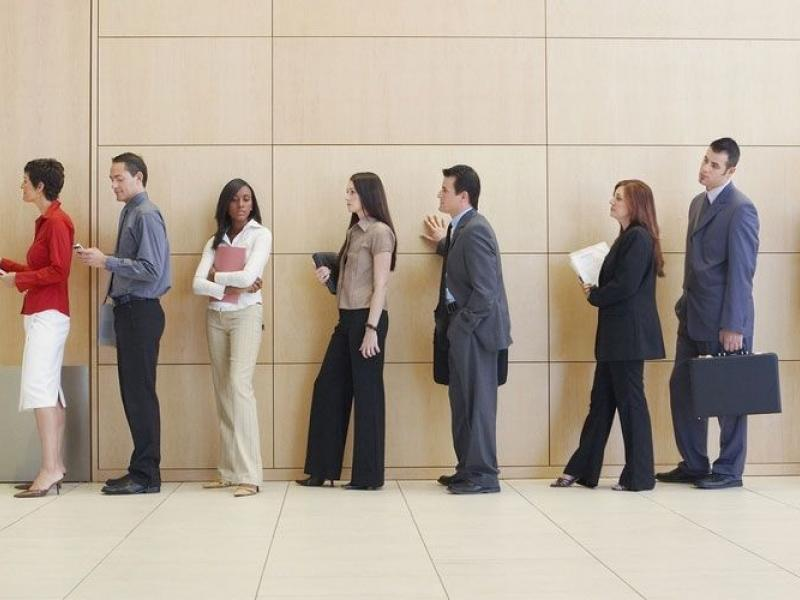
#> input picture images/test2.jpg, 800 x 600 px
$ python image_polluter.py
#> lines starting #> are read from the running program, lines starting #| are printed output that depends on the picture
#> further down, img is the input picture: shape (600, 800, 3); mean B, G, R 152.5, 166, 178.5
import cv2
import numpy as np


class ImagePolluter:
    def darken(self, image: np.ndarray, factor: float) -> np.ndarray:
#> called with factor = 0.5
        return cv2.addWeighted(image, 1 - factor, np.zeros(image.shape, image.dtype), 0, 0)
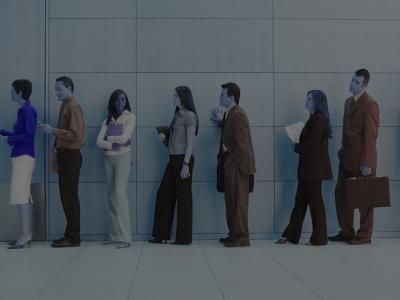
#> returned value: shape (600, 800, 3) (shown at 1/2 size); mean of channels 0, 1, 2 89.3, 83, 76.2; drawn as B, G, R

    def lighten(self, image: np.ndarray, factor: float) -> np.ndarray:
#> called with factor = 0.5
        return cv2.addWeighted(image, 1, np.zeros(image.shape, image.dtype), 0, 255 * factor)
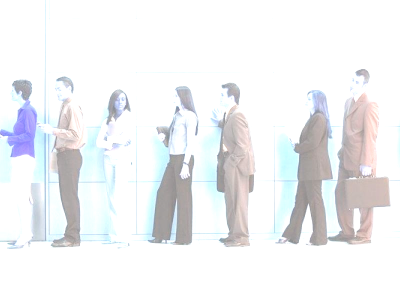
#> returned value: shape (600, 800, 3) (shown at 1/2 size); mean of channels 0, 1, 2 242.3, 240.7, 239.5; drawn as B, G, R

    def blur(self, image: np.ndarray, factor: float) -> np.ndarray:
#> called with factor = 2
        return cv2.GaussianBlur(image, (0, 0), factor)
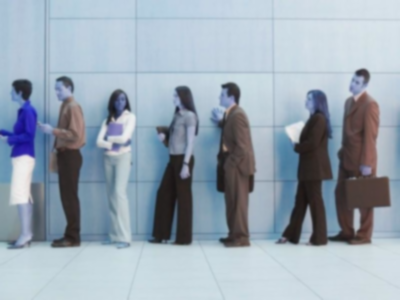
#> returned value: shape (600, 800, 3) (shown at 1/2 size); mean of channels 0, 1, 2 178.5, 166, 152.5; drawn as B, G, R

    def add_noise(self, image: np.ndarray, factor: float) -> np.ndarray:
#> called with factor = 1.2
        row, col, ch = image.shape
        mean = 0
        var = 0.1
        sigma = var ** 0.5
        gauss = np.random.normal(mean, sigma, (row, col, ch))
        gauss = gauss.reshape(row, col, ch)
        noisy = image + image * gauss * factor
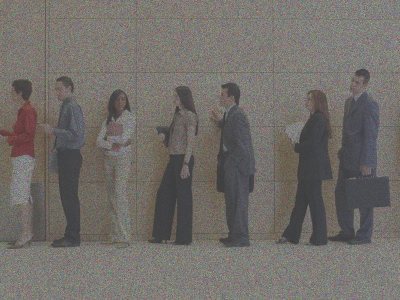
#> noisy: shape (600, 800, 3) float64 (shown at 1/2 size); mean R, G, B 178.5, 166.2, 152.5; drawn with min black and max white
        return noisy.astype(np.uint8)
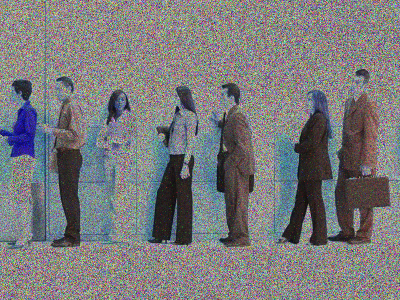
#> returned value: shape (600, 800, 3) (shown at 1/2 size); mean of channels 0, 1, 2 123.3, 122.1, 122; drawn as B, G, R

    def add_salt_pepper_noise(self, image: np.ndarray, factor: float) -> np.ndarray:
#> called with factor = 10
        row, col, ch = image.shape
        s_vs_p = 0.5
        amount = 0.004
        out = image.copy()
        # Salt mode
        num_salt = np.ceil(amount * image.size * s_vs_p * factor)
        coords = [np.random.randint(0, i - 1, int(num_salt))
                  for i in image.shape]
        out[tuple(coords)] = 1

        # Pepper mode
        num_pepper = np.ceil(amount * image.size * (1. - s_vs_p) * factor)
        coords = [np.random.randint(0, i - 1, int(num_pepper))
                  for i in image.shape]
        out[tuple(coords)] = 0
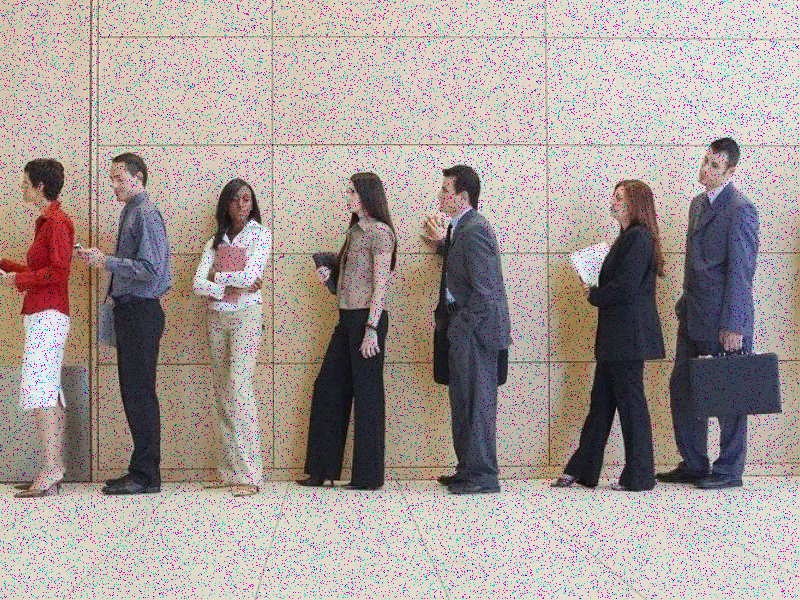
#> out: shape (600, 800, 3); mean R, G, B 168.2, 156.4, 152.5
        return out


if __name__ == "__main__":
    from os import path
    import matplotlib.pyplot as plt

    img = cv2.imread(path.join("images", "test2.jpg"))
    img = cv2.cvtColor(img, cv2.COLOR_BGR2RGB)

    polluter = ImagePolluter()

    fig = plt.figure(figsize=(6, 12))

    fig.add_subplot(3, 2, 1)
    plt.imshow(img)
    plt.title("Original")

    fig.add_subplot(3, 2, 2)
    plt.imshow(polluter.darken(img, 0.5))
    plt.title("Darkened")

    fig.add_subplot(3, 2, 3)
    plt.imshow(polluter.lighten(img, 0.5))
    plt.title("Lightened")

    fig.add_subplot(3, 2, 4)
    plt.imshow(polluter.blur(img, 2))
    plt.title("Blurred")

    fig.add_subplot(3, 2, 5)
    plt.imshow(polluter.add_noise(img, 1.2))
    plt.title("Noisy")

    fig.add_subplot(3, 2, 6)
    plt.imshow(polluter.add_salt_pepper_noise(img, 10))
    plt.title("Salt and Pepper")

    plt.show()

$ run again, with images/test3.jpg copied over images/test2.jpg
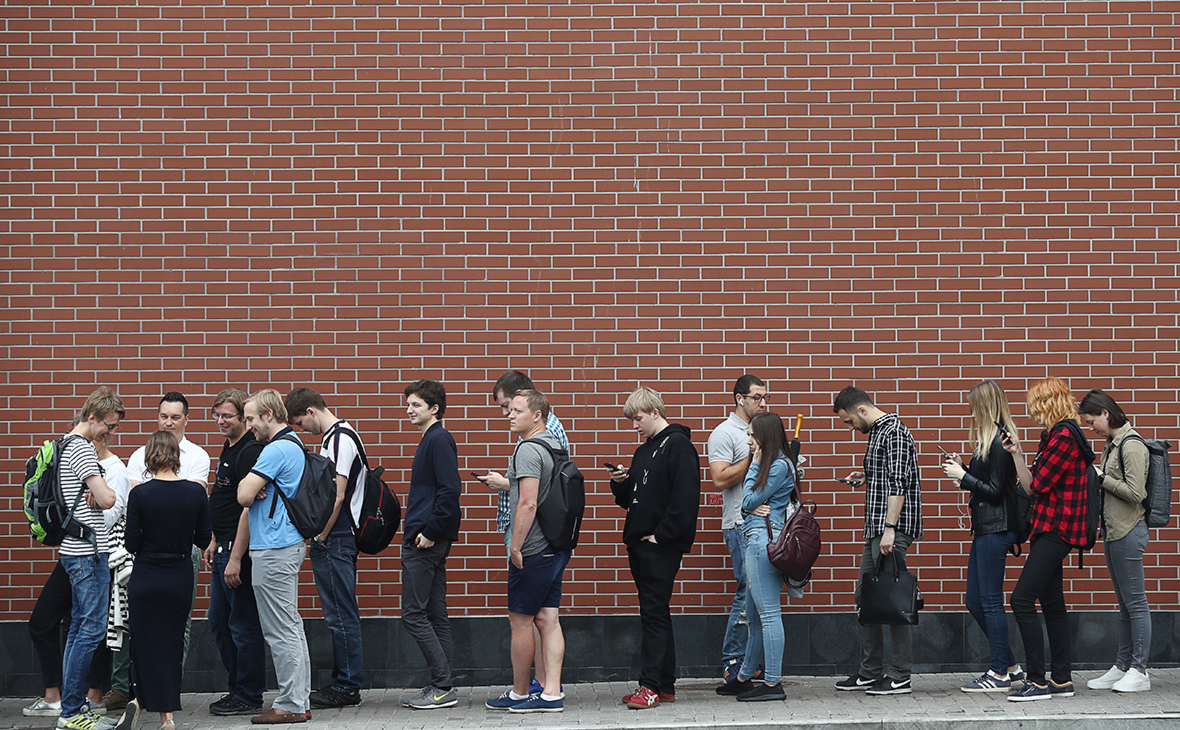
#> input picture images/test3.jpg, 1180 x 730 px
#> img is the input picture: shape (730, 1180, 3); mean B, G, R 85.9, 91.8, 116.5
#> in add_noise, `return noisy.astype(np.uint8)`:
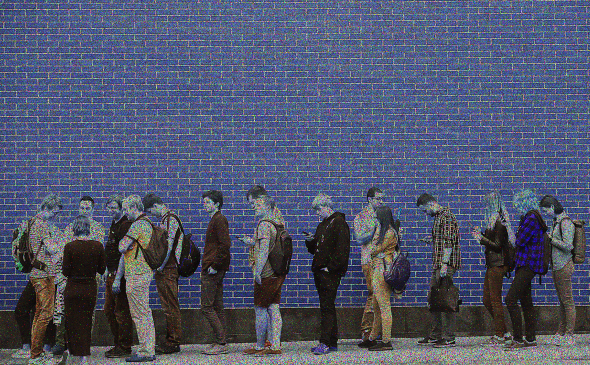
#> returned value: shape (730, 1180, 3) (shown at 1/2 size); mean of channels 0, 1, 2 109.4, 85.5, 79.3; drawn as B, G, R
#> in add_salt_pepper_noise, `out[tuple(coords)] = 0`:
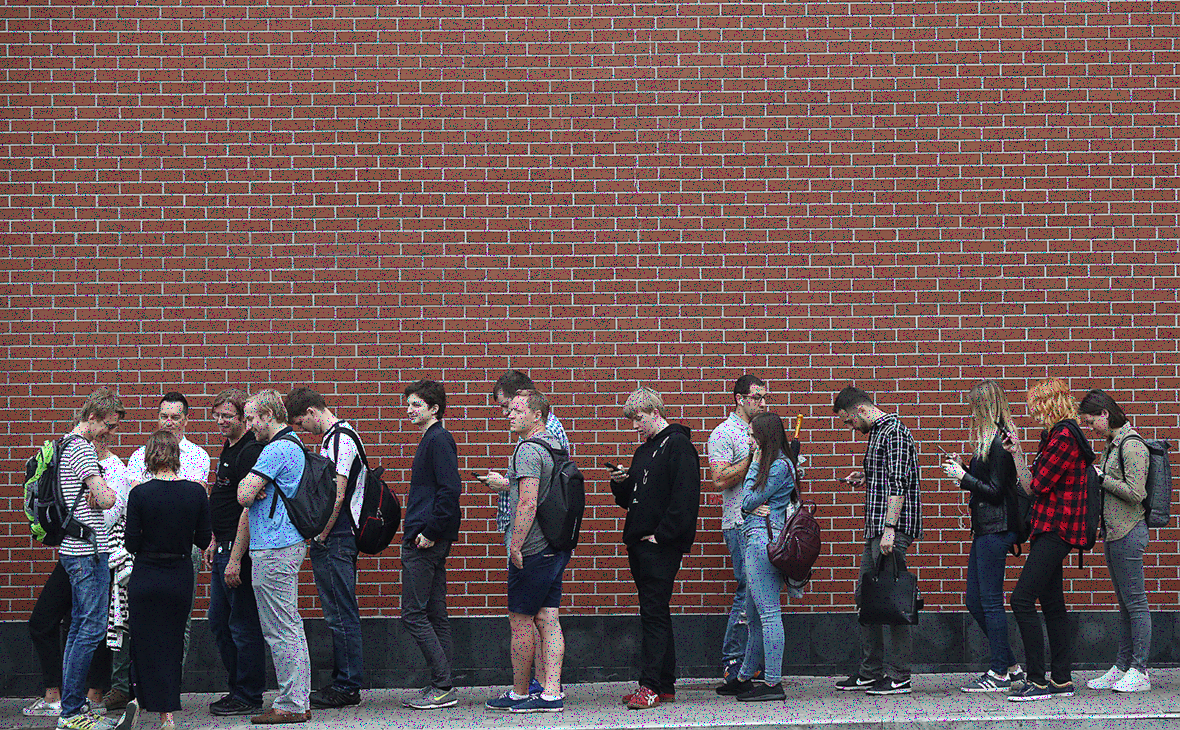
#> out: shape (730, 1180, 3); mean R, G, B 109.7, 86.5, 85.9

$ run again, with images/test5.jpg copied over images/test2.jpg
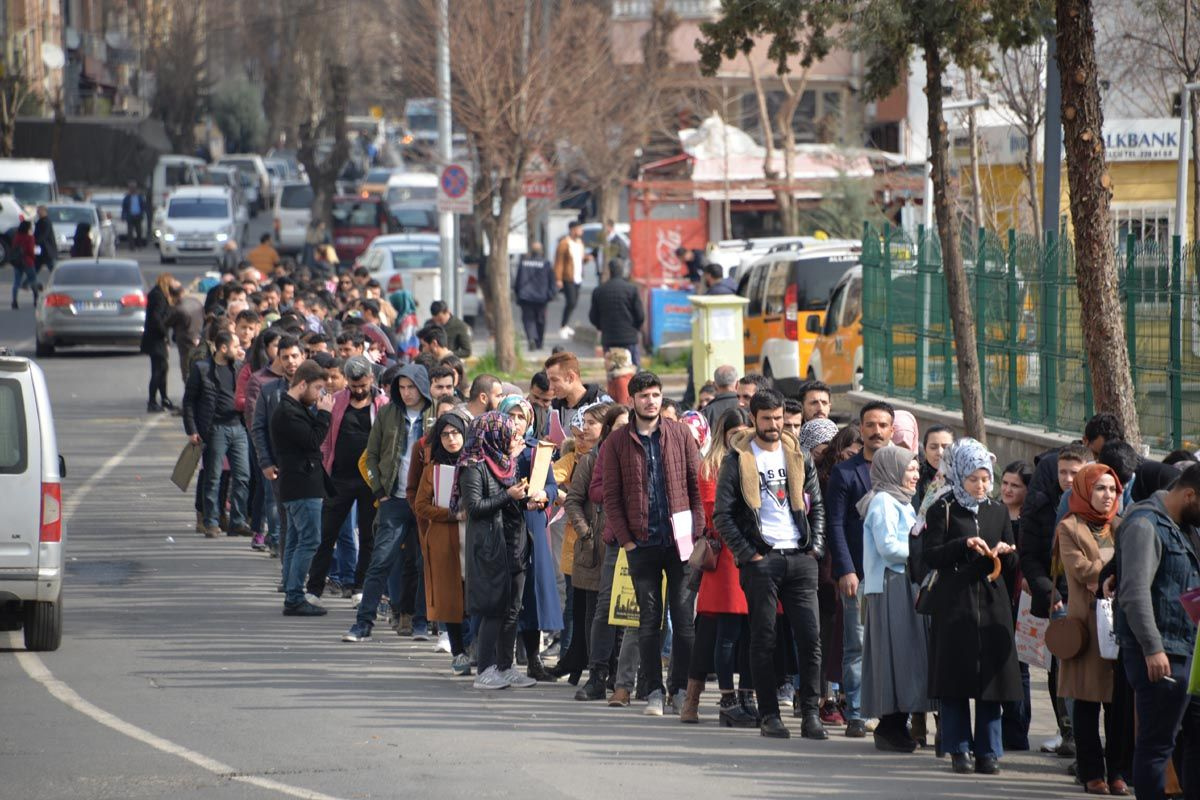
#> input picture images/test5.jpg, 1200 x 800 px
#> img is the input picture: shape (800, 1200, 3); mean B, G, R 100.7, 102.4, 107.8
#> in add_noise, `return noisy.astype(np.uint8)`:
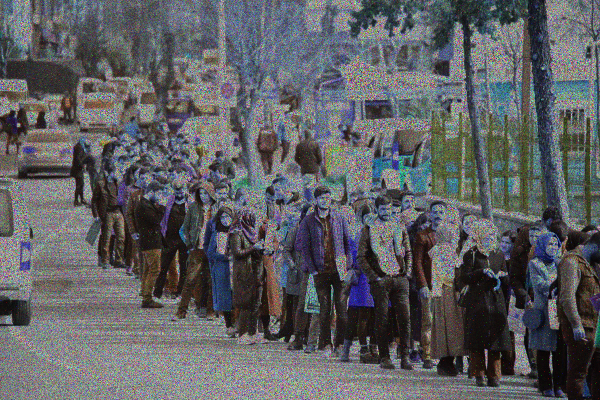
#> returned value: shape (800, 1200, 3) (shown at 1/2 size); mean of channels 0, 1, 2 97.9, 94.8, 93.7; drawn as B, G, R
#> in add_salt_pepper_noise, `out[tuple(coords)] = 0`:
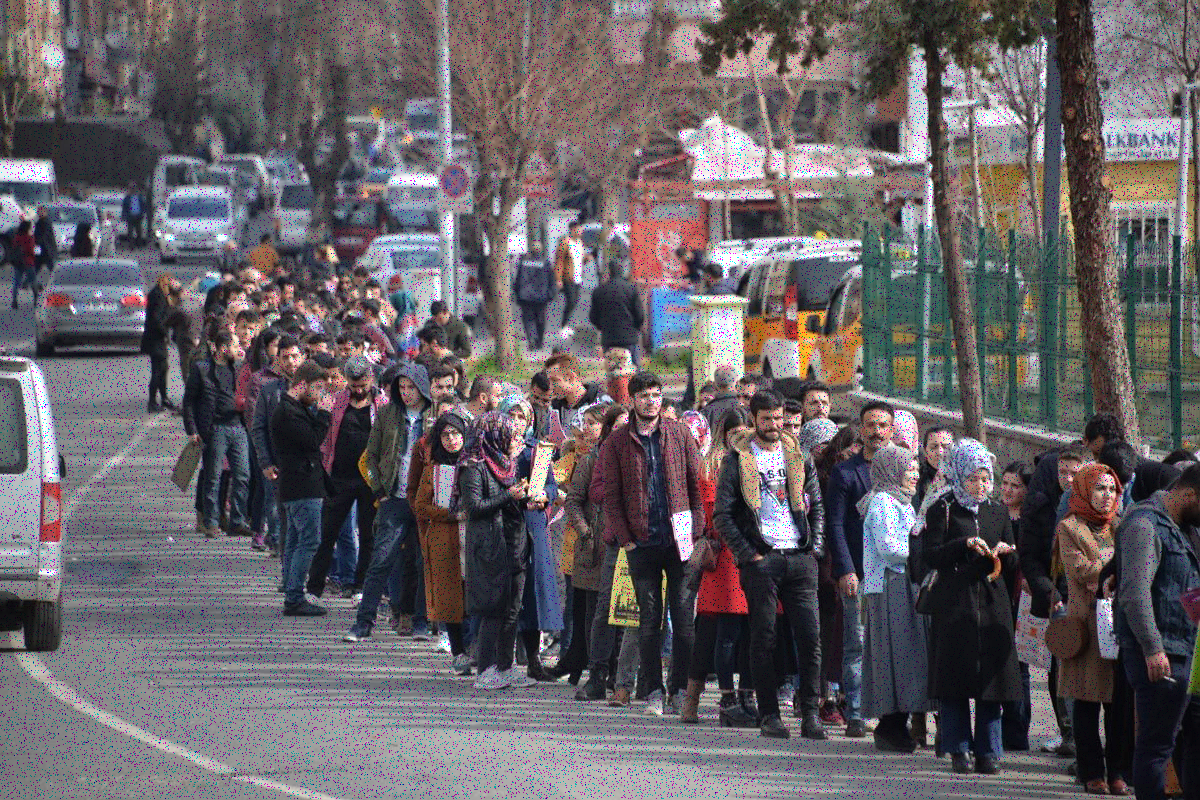
#> out: shape (800, 1200, 3); mean R, G, B 101.6, 96.5, 100.7
